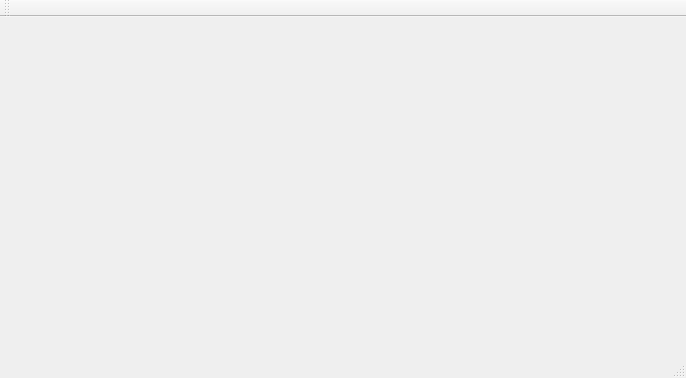
<?xml version="1.0" encoding="UTF-8"?>
<ui version="4.0">
 <class>MainWindow</class>
 <widget class="QMainWindow" name="MainWindow">
  <property name="geometry">
   <rect>
    <x>0</x>
    <y>0</y>
    <width>686</width>
    <height>378</height>
   </rect>
  </property>
  <property name="windowTitle">
   <string>MainWindow</string>
  </property>
  <widget class="QWidget" name="centralWidget"/>
  <widget class="QMenuBar" name="menuBar">
   <property name="geometry">
    <rect>
     <x>0</x>
     <y>0</y>
     <width>686</width>
     <height>25</height>
    </rect>
   </property>
  </widget>
  <widget class="QToolBar" name="mainToolBar">
   <attribute name="toolBarArea">
    <enum>TopToolBarArea</enum>
   </attribute>
   <attribute name="toolBarBreak">
    <bool>false</bool>
   </attribute>
  </widget>
  <widget class="QStatusBar" name="statusBar"/>
 </widget>
 <layoutdefault spacing="6" margin="11"/>
 <resources/>
 <connections/>
</ui>
